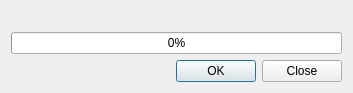
<?xml version="1.0" encoding="UTF-8"?>
<ui version="4.0">
 <class>ValidationProgressDialog</class>
 <widget class="QDialog" name="ValidationProgressDialog">
  <property name="geometry">
   <rect>
    <x>0</x>
    <y>0</y>
    <width>353</width>
    <height>93</height>
   </rect>
  </property>
  <property name="windowTitle">
   <string>Validation Progress</string>
  </property>
  <layout class="QGridLayout" name="gridLayout">
   <item row="0" column="0">
    <widget class="QLabel" name="lbl_rule">
     <property name="text">
      <string/>
     </property>
    </widget>
   </item>
   <item row="1" column="0">
    <widget class="QProgressBar" name="pg_bar">
     <property name="value">
      <number>0</number>
     </property>
     <property name="textVisible">
      <bool>true</bool>
     </property>
     <property name="invertedAppearance">
      <bool>false</bool>
     </property>
    </widget>
   </item>
   <item row="2" column="0">
    <widget class="QDialogButtonBox" name="buttonBox">
     <property name="orientation">
      <enum>Qt::Horizontal</enum>
     </property>
     <property name="standardButtons">
      <set>QDialogButtonBox::Close|QDialogButtonBox::Ok</set>
     </property>
    </widget>
   </item>
  </layout>
 </widget>
 <resources/>
 <connections>
  <connection>
   <sender>buttonBox</sender>
   <signal>accepted()</signal>
   <receiver>ValidationProgressDialog</receiver>
   <slot>accept()</slot>
   <hints>
    <hint type="sourcelabel">
     <x>248</x>
     <y>254</y>
    </hint>
    <hint type="destinationlabel">
     <x>157</x>
     <y>274</y>
    </hint>
   </hints>
  </connection>
  <connection>
   <sender>buttonBox</sender>
   <signal>rejected()</signal>
   <receiver>ValidationProgressDialog</receiver>
   <slot>reject()</slot>
   <hints>
    <hint type="sourcelabel">
     <x>316</x>
     <y>260</y>
    </hint>
    <hint type="destinationlabel">
     <x>286</x>
     <y>274</y>
    </hint>
   </hints>
  </connection>
 </connections>
</ui>
